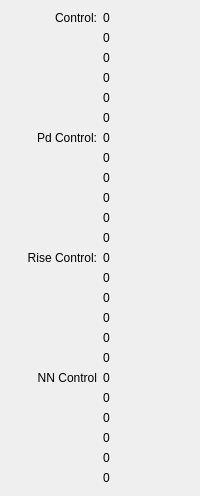
      <widget class="QWidget" name="tab_11">
       <attribute name="title">
        <string>Controller</string>
       </attribute>
       <layout class="QHBoxLayout" name="horizontalLayout_5">
        <item>
         <layout class="QGridLayout" name="gridLayout_25">
          <item row="1" column="0">
           <widget class="QLabel" name="label_131">
            <property name="text">
             <string>Pd Control:</string>
            </property>
            <property name="alignment">
             <set>Qt::AlignRight|Qt::AlignTop|Qt::AlignTrailing</set>
            </property>
           </widget>
          </item>
          <item row="0" column="0">
           <widget class="QLabel" name="label_132">
            <property name="text">
             <string>Control:</string>
            </property>
            <property name="alignment">
             <set>Qt::AlignRight|Qt::AlignTop|Qt::AlignTrailing</set>
            </property>
           </widget>
          </item>
          <item row="1" column="1">
           <layout class="QVBoxLayout" name="verticalLayout_52">
            <item>
             <widget class="QLabel" name="lblPDController0">
              <property name="text">
               <string>0</string>
              </property>
             </widget>
            </item>
            <item>
             <widget class="QLabel" name="lblPDController1">
              <property name="text">
               <string>0</string>
              </property>
             </widget>
            </item>
            <item>
             <widget class="QLabel" name="lblPDController2">
              <property name="text">
               <string>0</string>
              </property>
             </widget>
            </item>
            <item>
             <widget class="QLabel" name="lblPDController3">
              <property name="text">
               <string>0</string>
              </property>
             </widget>
            </item>
            <item>
             <widget class="QLabel" name="lblPDController4">
              <property name="text">
               <string>0</string>
              </property>
             </widget>
            </item>
            <item>
             <widget class="QLabel" name="lblPDController5">
              <property name="text">
               <string>0</string>
              </property>
             </widget>
            </item>
           </layout>
          </item>
          <item row="0" column="1">
           <layout class="QVBoxLayout" name="verticalLayout_53">
            <item>
             <widget class="QLabel" name="lblController0">
              <property name="text">
               <string>0</string>
              </property>
             </widget>
            </item>
            <item>
             <widget class="QLabel" name="lblController1">
              <property name="text">
               <string>0</string>
              </property>
             </widget>
            </item>
            <item>
             <widget class="QLabel" name="lblController2">
              <property name="text">
               <string>0</string>
              </property>
             </widget>
            </item>
            <item>
             <widget class="QLabel" name="lblController3">
              <property name="text">
               <string>0</string>
              </property>
             </widget>
            </item>
            <item>
             <widget class="QLabel" name="lblController4">
              <property name="text">
               <string>0</string>
              </property>
             </widget>
            </item>
            <item>
             <widget class="QLabel" name="lblController5">
              <property name="text">
               <string>0</string>
              </property>
             </widget>
            </item>
           </layout>
          </item>
          <item row="2" column="0">
           <widget class="QLabel" name="label_133">
            <property name="text">
             <string>Rise Control:</string>
            </property>
            <property name="alignment">
             <set>Qt::AlignRight|Qt::AlignTop|Qt::AlignTrailing</set>
            </property>
           </widget>
          </item>
          <item row="3" column="0">
           <widget class="QLabel" name="label_134">
            <property name="text">
             <string>NN Control</string>
            </property>
            <property name="alignment">
             <set>Qt::AlignRight|Qt::AlignTop|Qt::AlignTrailing</set>
            </property>
           </widget>
          </item>
          <item row="2" column="1">
           <layout class="QVBoxLayout" name="verticalLayout_54">
            <item>
             <widget class="QLabel" name="lblRiseController0">
              <property name="text">
               <string>0</string>
              </property>
             </widget>
            </item>
            <item>
             <widget class="QLabel" name="lblRiseController1">
              <property name="text">
               <string>0</string>
              </property>
             </widget>
            </item>
            <item>
             <widget class="QLabel" name="lblRiseController2">
              <property name="text">
               <string>0</string>
              </property>
             </widget>
            </item>
            <item>
             <widget class="QLabel" name="lblRiseController3">
              <property name="text">
               <string>0</string>
              </property>
             </widget>
            </item>
            <item>
             <widget class="QLabel" name="lblRiseController4">
              <property name="text">
               <string>0</string>
              </property>
             </widget>
            </item>
            <item>
             <widget class="QLabel" name="lblRiseController5">
              <property name="text">
               <string>0</string>
              </property>
             </widget>
            </item>
           </layout>
          </item>
          <item row="3" column="1">
           <layout class="QVBoxLayout" name="verticalLayout_55">
            <item>
             <widget class="QLabel" name="lblNNController0">
              <property name="text">
               <string>0</string>
              </property>
             </widget>
            </item>
            <item>
             <widget class="QLabel" name="lblNNController1">
              <property name="text">
               <string>0</string>
              </property>
             </widget>
            </item>
            <item>
             <widget class="QLabel" name="lblNNController2">
              <property name="text">
               <string>0</string>
              </property>
             </widget>
            </item>
            <item>
             <widget class="QLabel" name="lblNNController3">
              <property name="text">
               <string>0</string>
              </property>
             </widget>
            </item>
            <item>
             <widget class="QLabel" name="lblNNController4">
              <property name="text">
               <string>0</string>
              </property>
             </widget>
            </item>
            <item>
             <widget class="QLabel" name="lblNNController5">
              <property name="text">
               <string>0</string>
              </property>
             </widget>
            </item>
           </layout>
          </item>
         </layout>
        </item>
       </layout>
      </widget>
